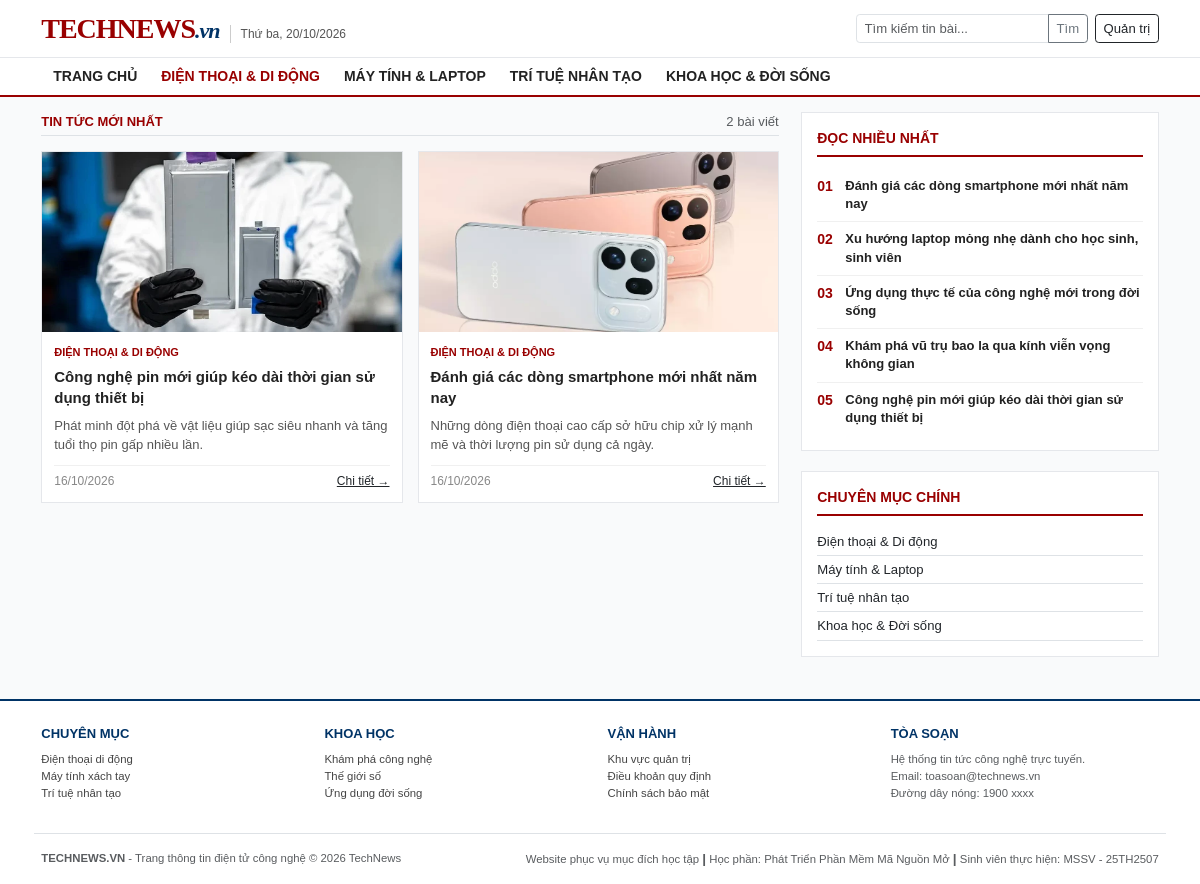
Page /index.php?cat_id=1 on the earlier database version.
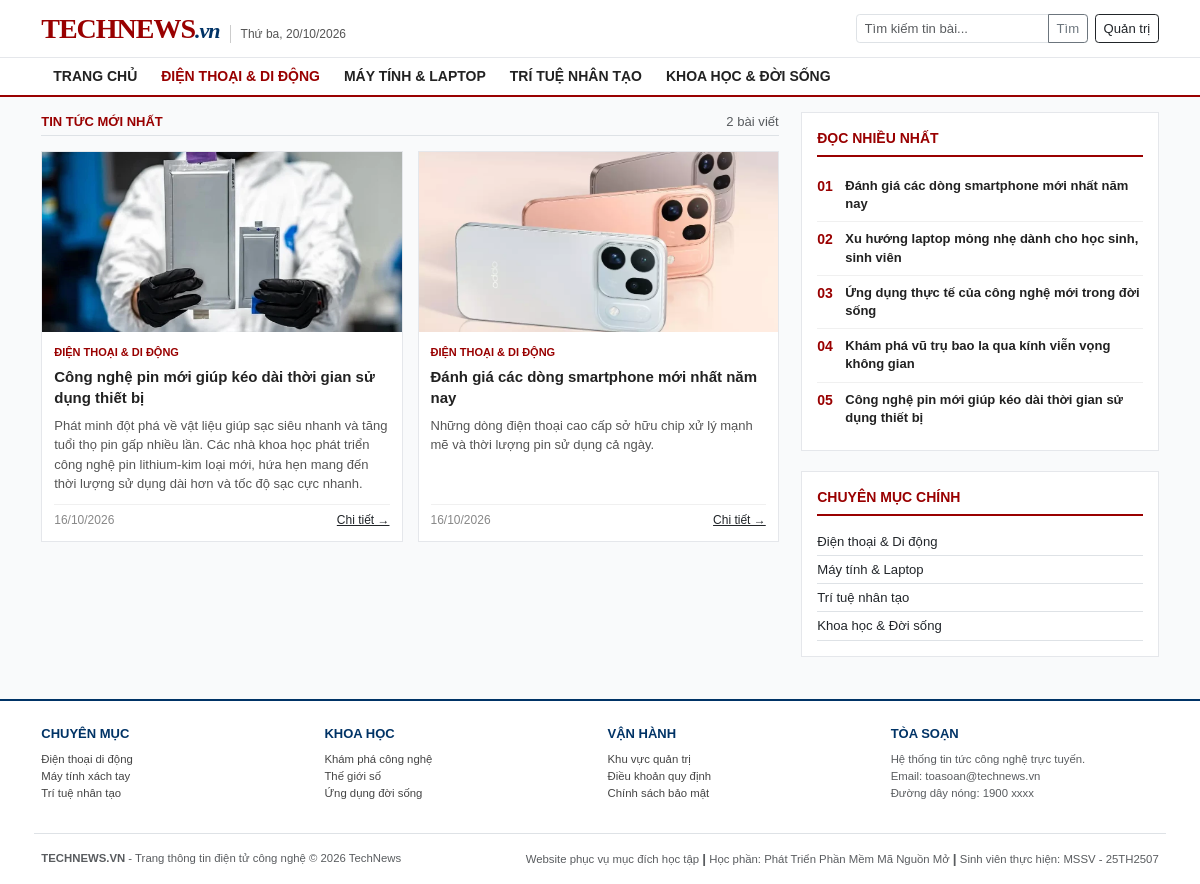
Same page on the later database version.
### tables this page shows
CREATE TABLE `categories` (
  `id` int(11) NOT NULL,
  `name` varchar(100) NOT NULL
);

CREATE TABLE `posts` (
  `id` int(11) NOT NULL,
  `category_id` int(11) NOT NULL,
  `title` varchar(255) NOT NULL,
  `summary` text NOT NULL,
  `content` longtext NOT NULL,
  `image` varchar(255) NOT NULL DEFAULT 'default.jpg',
  `created_at` datetime NOT NULL DEFAULT current_timestamp(),
  `views` int(11) NOT NULL DEFAULT 0,
  `status` tinyint(1) NOT NULL DEFAULT 1
);

### index.php (the view, shortened to what this page needs)
<?php
require_once 'db.php';
$weekday_map = ['Chủ nhật', 'Thứ hai', 'Thứ ba', 'Thứ tư', 'Thứ năm', 'Thứ sáu', 'Thứ bảy'];
$today_text = $weekday_map[date('w')] . ', ' . date('d/m/Y');
$search = isset($_GET['search']) ? trim($_GET['search']) : '';
$cat_id = isset($_GET['cat_id']) ? (int)$_GET['cat_id'] : 0;
$where = [];
if ($cat_id > 0) {
    $where[] = "posts.category_id = $cat_id";
}
$where_clause = "";
if (count($where) > 0) {
    $where_clause = "WHERE " . implode(" AND ", $where);
}
$limit = 4;
$page = isset($_GET['page']) ? (int)$_GET['page'] : 1;
$sql_count = "SELECT COUNT(*) AS total FROM posts $where_clause";
$res_count = mysqli_query($conn, $sql_count);
$row_count = mysqli_fetch_assoc($res_count);
$total_records = $row_count['total'] ?? 0;
$offset = ($page - 1) * $limit;
$sql_posts = "SELECT posts.*, categories.name AS cat_name
              FROM posts
              JOIN categories ON posts.category_id = categories.id
              $where_clause
              ORDER BY posts.id DESC
              LIMIT $offset, $limit";
$res_posts = mysqli_query($conn, $sql_posts);
$res_cats = mysqli_query($conn, "SELECT * FROM categories ORDER BY id ASC");
$all_cats = [];
if ($res_cats) {
    while ($c = mysqli_fetch_assoc($res_cats)) {
        $all_cats[] = $c;
    }
}
$res_popular = mysqli_query($conn, "SELECT id, title, created_at FROM posts ORDER BY id ASC LIMIT 5");
?>
<!DOCTYPE html>
<html lang="vi">
<head>
    <link href="https://cdn.jsdelivr.net/npm/bootstrap@5.3.0/dist/css/bootstrap.min.css" rel="stylesheet">
    <link href="css/style.css?v=<?= time() ?>" rel="stylesheet">
</head>
<body>
    <div class="main-wrapper">
        <header class="site-header py-2">
            <div class="container d-flex justify-content-between align-items-center">
                <div class="d-flex align-items-baseline">
                    <a href="index.php" class="site-logo">TECHNEWS<span>.vn</span></a>
                    <span class="site-date d-none d-md-inline"><?= $today_text ?></span>
                </div>
                <div class="d-flex align-items-center gap-2">
                    <form action="index.php" method="GET" class="d-flex">
                        <div class="input-group input-group-sm">
                            <input type="text" name="search" class="form-control" placeholder="Tìm kiếm tin bài..." value="<?= htmlspecialchars($search) ?>">
                            <button class="btn btn-outline-secondary" type="submit">Tìm</button>
                        </div>
                    </form>
                    <a href="login.php" class="btn btn-sm btn-outline-dark">Quản trị</a>
                </div>
            </div>
        </header>
        <nav class="category-navbar mb-3">
            <div class="container">
                <ul class="nav">
                    <li class="nav-item">
                        <a class="nav-link <?= ($cat_id == 0) ? 'active' : '' ?>" href="index.php">Trang chủ</a>
                    </li>
                    <?php foreach ($all_cats as $cat): ?>
                        <li class="nav-item">
                            <a class="nav-link <?= ($cat_id == $cat['id']) ? 'active' : '' ?>"
                               href="index.php?cat_id=<?= $cat['id'] ?>"><?= htmlspecialchars($cat['name']) ?></a>
                        </li>
                    <?php endforeach; ?>
                </ul>
            </div>
        </nav>
        <div class="container mb-4">
            <div class="row g-4">
                <div class="col-lg-8">
                    <div class="d-flex justify-content-between align-items-center border-bottom pb-1 mb-3">
                        <span class="fw-bold text-uppercase" style="color: var(--primary-red); font-size: 13px;">
                            <?= !empty($search) ? 'Kết quả tìm kiếm' : 'Tin tức mới nhất' ?>
                        </span>
                        <span class="text-muted small"><?= $total_records ?> bài viết</span>
                    </div>
                    <div class="row g-3">
                        <?php if ($res_posts && mysqli_num_rows($res_posts) > 0): ?>
                            <?php while ($row = mysqli_fetch_assoc($res_posts)): ?>
                                <div class="col-md-6">
                                    <div class="article-item">
                                        <img src="uploads/<?= !empty($row['image']) ? $row['image'] : 'default.jpg' ?>"
                                             class="article-thumb" alt="Hình ảnh" onerror="this.src='uploads/default.jpg'">
                                        <div class="article-body">
                                            <a href="index.php?cat_id=<?= $row['category_id'] ?>" class="article-category">
                                                <?= htmlspecialchars($row['cat_name']) ?>
                                            </a>
                                            <div class="article-title">
                                                <a href="detail.php?id=<?= $row['id'] ?>">
                                                    <?= htmlspecialchars($row['title']) ?>
                                                </a>
                                            </div>
                                            <div class="article-desc">
                                                <?= htmlspecialchars($row['summary']) ?>
                                            </div>
                                            <div class="article-meta">
                                                <span><?= date('d/m/Y', strtotime($row['created_at'])) ?></span>
                                                <a href="detail.php?id=<?= $row['id'] ?>" class="float-end text-dark">Chi tiết &rarr;</a>
                                            </div>
                                        </div>
                                    </div>
                                </div>
                            <?php endwhile; ?>
                        <?php else: ?>
                            <div class="col-12 text-center py-4 bg-white border">
                                <p class="text-muted m-0">Không có bài viết nào trong mục này.</p>
                            </div>
                        <?php endif; ?>
                    </div>
                </div>
                <div class="col-lg-4">
                    <div class="sidebar-panel">
                        <div class="panel-header">Đọc nhiều nhất</div>
                        <?php $rank = 1; ?>
                        <?php while ($pop = mysqli_fetch_assoc($res_popular)): ?>
                            <div class="ranking-item">
                                <div class="ranking-num">0<?= $rank++ ?></div>
                                <div class="ranking-title">
                                    <a href="detail.php?id=<?= $pop['id'] ?>"><?= htmlspecialchars($pop['title']) ?></a>
                                </div>
                            </div>
                        <?php endwhile; ?>
                    </div>
                    <div class="sidebar-panel">
                        <div class="panel-header">Chuyên mục chính</div>
                        <ul class="list-unstyled m-0">
                            <?php foreach ($all_cats as $cat): ?>
                                <li class="py-1 border-bottom d-flex justify-content-between">
                                    <a href="index.php?cat_id=<?= $cat['id'] ?>" class="text-dark small text-decoration-none">
                                        <?= htmlspecialchars($cat['name']) ?>
                                    </a>
                                </li>
                            <?php endforeach; ?>
                        </ul>
                    </div>
                </div>
            </div>
        </div>
    </div>
    <footer class="site-footer pt-4 pb-3">
        <div class="container">
            <div class="row row-cols-2 row-cols-md-4 g-3 pb-3 mb-3 border-bottom">
                <div>
                    <div class="footer-section-title">Chuyên mục</div>
                    <ul class="list-unstyled small">
                        <li><a href="index.php?cat_id=1">Điện thoại di động</a></li>
                        <li><a href="index.php?cat_id=2">Máy tính xách tay</a></li>
                        <li><a href="index.php?cat_id=3">Trí tuệ nhân tạo</a></li>
                    </ul>
                </div>
                <div>
                    <div class="footer-section-title">Khoa học</div>
                    <ul class="list-unstyled small">
                        <li><a href="index.php?cat_id=4">Khám phá công nghệ</a></li>
                        <li><a href="index.php">Thế giới số</a></li>
                        <li><a href="index.php">Ứng dụng đời sống</a></li>
                    </ul>
                </div>
                <div>
                    <div class="footer-section-title">Vận hành</div>
                    <ul class="list-unstyled small">
                        <li><a href="login.php">Khu vực quản trị</a></li>
                        <li><a href="index.php">Điều khoản quy định</a></li>
                        <li><a href="index.php">Chính sách bảo mật</a></li>
                    </ul>
                </div>
                <div>
                    <div class="footer-section-title">Tòa soạn</div>
                    <p class="small text-muted mb-0">
                        Hệ thống tin tức công nghệ trực tuyến.<br>
                        Email: toasoan@technews.vn<br>
                        Đường dây nóng: 1900 xxxx
                    </p>
                </div>
            </div>
            <div class="d-flex flex-wrap justify-content-between align-items-center small text-muted">
                <div>
                    <strong>TECHNEWS.VN</strong> - Trang thông tin điện tử công nghệ  &copy; 2026 TechNews
                </div>
                <div>
                    Website phục vụ mục đích học tập <span style="font-weight: bold; font-size: 1.2em;">|</span> Học phần: Phát Triển Phần Mềm Mã Nguồn Mở <span style="font-weight: bold; font-size: 1.2em;">|</span> Sinh viên thực hiện: MSSV - 25TH2507
                </div>
            </div>
        </div>
    </footer>
</body>
</html>

### css/style.css (style rules this page uses)
:root { --primary-red: #990000; --primary-hover: #7a0000; --navy-blue: #003366; --text-dark: #1f2937; --text-muted: #555555; --border-gray: #e5e7eb; --bg-page: #f9fafb; }
html, body { height: 100%; margin: 0; padding: 0; background-color: var(--bg-page); color: var(--text-dark); font-family: Arial, "Helvetica Neue", "Segoe UI", sans-serif; font-size: 15px; line-height: 1.5; }
body { display: flex; flex-direction: column; min-height: 100vh; }
.main-wrapper { flex: 1 0 auto; }
footer { flex-shrink: 0; }
img { max-width: 100%; height: auto; display: block; }
.site-header { background-color: #ffffff; border-bottom: 1px solid var(--border-gray); }
.site-logo { font-family: Georgia, "Times New Roman", serif; font-size: 28px; font-weight: 700; color: var(--primary-red); text-decoration: none; letter-spacing: -1px; }
.site-logo span { color: var(--navy-blue); font-style: italic; font-size: 22px; }
.site-date { font-size: 12px; color: var(--text-muted); border-left: 1px solid #ccc; padding-left: 10px; margin-left: 10px; }
.category-navbar { background-color: #ffffff; border-bottom: 2px solid var(--primary-red); }
.category-navbar .nav-link { color: #222; font-weight: 700; font-size: 14px; padding: 8px 12px; text-transform: uppercase; }
.category-navbar .nav-link:hover, .category-navbar .nav-link.active { color: var(--primary-red); }
.article-item { background: #ffffff; border: 1px solid var(--border-gray); height: 100%; display: flex; flex-direction: column; overflow: hidden; }
.article-thumb { width: 100% !important; height: 180px !important; object-fit: cover !important; }
.article-body { padding: 12px; display: flex; flex-direction: column; flex-grow: 1; }
.article-category { font-size: 11px; font-weight: 700; color: var(--primary-red); text-transform: uppercase; margin-bottom: 5px; text-decoration: none; }
.article-title { font-size: 15px; font-weight: 700; line-height: 1.4; margin-bottom: 8px; }
.article-title a { color: #222; text-decoration: none; }
.article-desc { font-size: 13px; color: #555; flex-grow: 1; margin-bottom: 10px; }
.article-meta { font-size: 12px; color: #888; border-top: 1px solid #f0f0f0; padding-top: 6px; }
.sidebar-panel { background: #ffffff; border: 1px solid var(--border-gray); padding: 15px; margin-bottom: 20px; }
.panel-header { font-size: 14px; font-weight: 700; text-transform: uppercase; color: var(--primary-red); border-bottom: 2px solid var(--primary-red); padding-bottom: 6px; margin-bottom: 12px; }
.ranking-item { display: flex; align-items: flex-start; gap: 8px; padding: 8px 0; border-bottom: 1px solid #f0f0f0; }
.ranking-item:last-child { border-bottom: none; }
.ranking-num { font-size: 14px; font-weight: 700; color: var(--primary-red); width: 20px; flex-shrink: 0; line-height: 1.4; margin: 0; }
.ranking-title { font-size: 13px; font-weight: 600; line-height: 1.4; margin: 0; }
.ranking-title a { color: #222; text-decoration: none; }
.site-footer { background-color: #ffffff; border-top: 2px solid var(--navy-blue); font-size: 13px; color: #444; }
.footer-section-title { font-weight: 700; color: var(--navy-blue); font-size: 13px; text-transform: uppercase; margin-bottom: 8px; }
.site-footer a { color: #444; text-decoration: none; }

Differences in the rows shown:
changed posts "Công nghệ pin mới giúp kéo dài thời gian sử dụng thiết bị": summary "Phát minh đột phá về vật liệu giúp sạc siêu nhanh và tăng tuổi thọ pin gấp nhiều lần." → "…pin gấp nhiều lần. Các nhà khoa học phát triển công nghệ pin lithium-kim loại mới, hứa hẹn mang đến thời lượng sử dụng dài hơn và tốc độ sạc cực nhanh."
